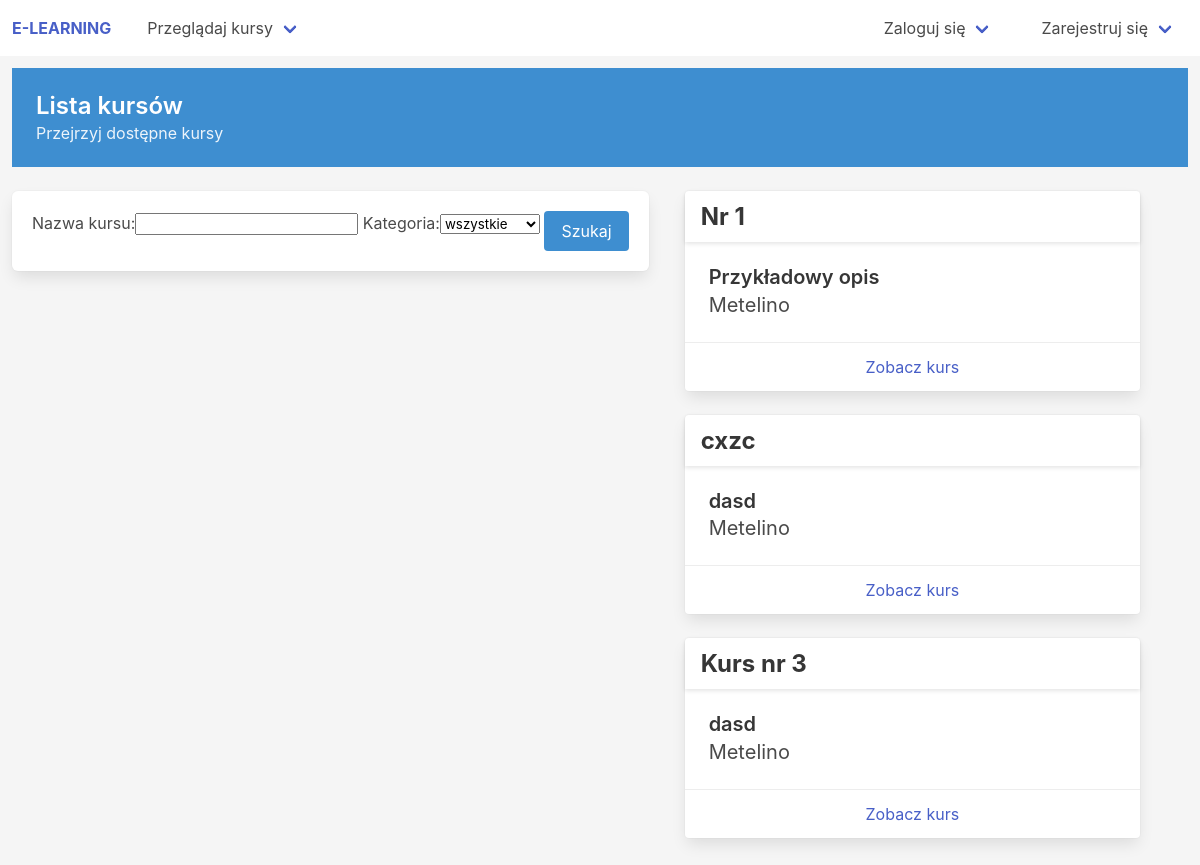
/courses/course-list/, run on an earlier commit of the app's database.
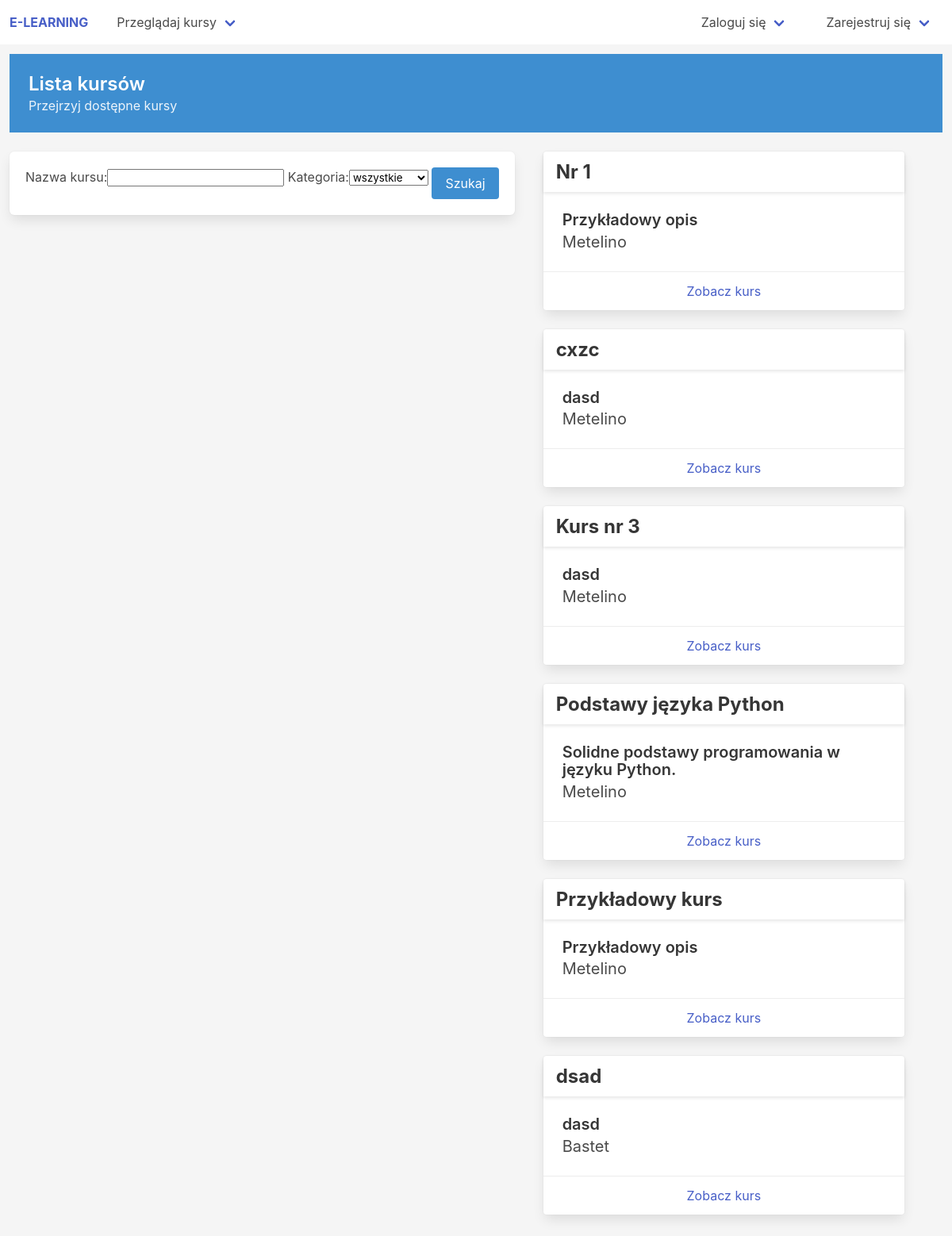
And on a later commit of the database.
### courses/models.py (models this page shows, shortened)
class Course(models.Model):
    CATEGORIES = [
        ('other', 'inna'),
        ('infa', 'informatyka'),
        ('matma', 'matematyka'),
        ('fizyka', 'fizyka'),
        ('biologia', 'biologia'),
        ('chemia', 'chemia')
    ]
    name = models.CharField(max_length=100)
    author = models.ForeignKey(User, on_delete=models.CASCADE, related_name='author_courses')
    category = models.CharField(choices=CATEGORIES, default='other', max_length=100)
    desc = models.CharField(max_length=1000)
    slug = models.SlugField(allow_unicode=True, blank=True, unique=True, null=True)

### courses/views.py (the view, shortened to what this page needs)
# urls.py: path('course-list/', course_list, name='course_list'),
def course_list(request):
    courses = Course.objects.all()
    form = CourseSearchForm()
    return render(request, 'courses/course-list.html', {'courses':courses, 'form':form})

### courses/forms.py
class CourseSearchForm(forms.Form):
    CATEGORIES = [
        ('wszystkie', 'wszystkie'),
        ('other', 'inna'),
        ('infa', 'informatyka'),
        ('matma', 'matematyka'),
        ('fizyka', 'fizyka'),
        ('biologia', 'biologia'),
        ('chemia', 'chemia')
    ]
    name = forms.CharField(max_length=200, required=False, label='Nazwa kursu')
    category = forms.ChoiceField(choices=CATEGORIES, initial='wszystkie', label='Kategoria')

### templates/courses/course-list.html (shortened to what this page needs)
{% extends "base.html" %}
{% load static %}
{% load bulma_tags %}
{% block content %}
<section class="hero is-info is-small block">
    <div class="hero-body">
      <p class="title is-4">
        Lista kursów
      </p>
      <p class="subtitle is-6">
        Przejrzyj dostępne kursy
      </p>
    </div>
</section>
<div class='columns'>
    <div class='column is-narrow'>
      <form class='box' hx-target='#course-list' hx-swap='innerHTML' hx-post="{% url 'courses:course_list' %}">
        {{ form | bulma }}
        <input type='submit' class='button is-info' value='Szukaj'>
      </form>
    </div>
    <div class='column'>
      <div class='pl-3 pr-6' id='course-list'>
          {% include 'courses/__courses.html' %}
      </div>
    </div>
</div>
{% endblock %}

### templates/courses/__courses.html (shortened to what this page needs)
{% if courses %}
{% for kurs in courses %}
    <div class='card block scale-y-1' _='on del toggle .y-0 on me then settle then remove me'
    hx-target='this'>
        <div class='card-header'>
            <p class="card-header-title title is-4">
                {{ kurs.name }}
            </p>
        </div>
        <div class="card-content">
            <p class="title is-5">{{ kurs.desc }}</p>
            <p class="subtitle">{{ kurs.author }}</p>
        </div>
        <footer class="card-footer">
            {% if user == kurs.author %}
                <a class="card-footer-item" href="{% url 'courses:course_edit' course_slug=kurs.slug %}">Edytuj kurs</a>
                <a class="card-footer-item" hx-swap='none' hx-confirm="Czy napewno chcesz usunąć kurs?"
                    hx-delete="{% url 'courses:course_delete' course_slug=kurs.slug %}" href="#">
                    Usuń kurs
                </a>
            {% else %}
                <a class="card-footer-item" href="{% url 'courses:course_view' course_slug=kurs.slug %}">Zobacz kurs</a>
            {% endif %}
        </footer>
    </div>
{% endfor %}
{% else %}
    <h3 class='box title is-2 has-text-centered'>Brak kursów</h3>
{% endif %}

What changed in the data, as far as the page shows it:
added Course: name "Podstawy języka Python", desc "Solidne podstawy programowania w języku Python.", author "Metelino", shows "Zobacz kurs"
added Course: name "Przykładowy kurs", desc "Przykładowy opis", author "Metelino", shows "Zobacz kurs"
added Course: name "dsad", desc "dasd", author "Bastet", shows "Zobacz kurs"
